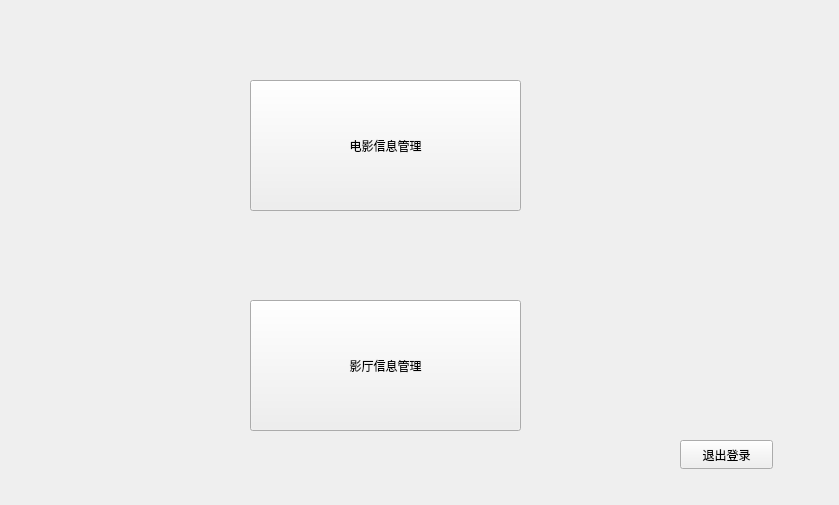
<?xml version="1.0" encoding="UTF-8"?>
<ui version="4.0">
 <class>admin_main</class>
 <widget class="QWidget" name="admin_main">
  <property name="geometry">
   <rect>
    <x>0</x>
    <y>0</y>
    <width>839</width>
    <height>505</height>
   </rect>
  </property>
  <property name="font">
   <font>
    <family>华康方圆体W7</family>
   </font>
  </property>
  <property name="windowTitle">
   <string>管理员主界面</string>
  </property>
  <property name="windowIcon">
   <iconset resource="sdufe.qrc">
    <normaloff>:/山财大校徽.png</normaloff>:/山财大校徽.png</iconset>
  </property>
  <widget class="QPushButton" name="pushButton">
   <property name="geometry">
    <rect>
     <x>250</x>
     <y>80</y>
     <width>271</width>
     <height>131</height>
    </rect>
   </property>
   <property name="text">
    <string>电影信息管理</string>
   </property>
  </widget>
  <widget class="QPushButton" name="pushButton_2">
   <property name="geometry">
    <rect>
     <x>250</x>
     <y>300</y>
     <width>271</width>
     <height>131</height>
    </rect>
   </property>
   <property name="text">
    <string>影厅信息管理</string>
   </property>
  </widget>
  <widget class="QPushButton" name="pushButton_3">
   <property name="geometry">
    <rect>
     <x>680</x>
     <y>440</y>
     <width>93</width>
     <height>29</height>
    </rect>
   </property>
   <property name="text">
    <string>退出登录</string>
   </property>
  </widget>
 </widget>
 <resources>
  <include location="sdufe.qrc"/>
 </resources>
 <connections/>
</ui>
